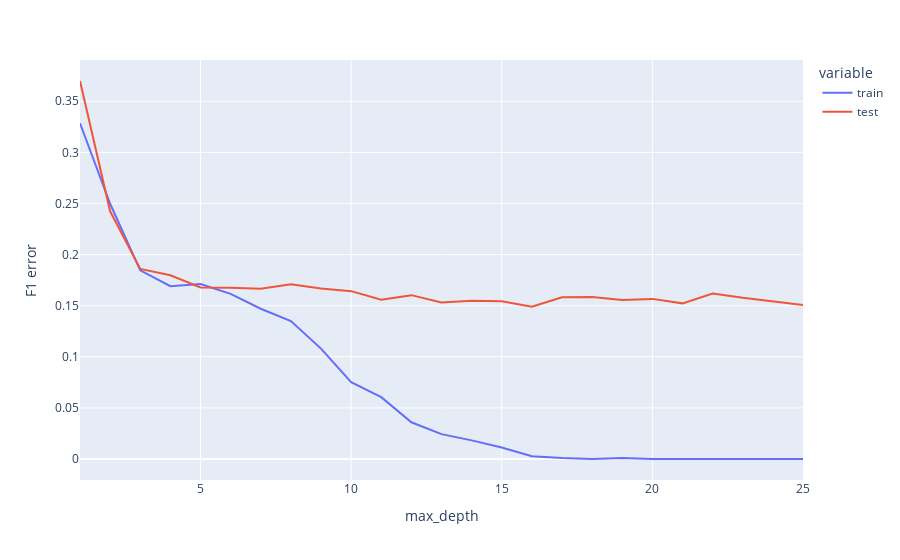

Notebook code cell kept with this figure:
### Code cell
pd.DataFrame({'train': temp_f1_tr, 'test': temp_f1_ts}, index=depth).plot().update_layout(
    xaxis_title='max_depth', yaxis_title='F1 error'
)

### Figure 1 — Plotly figure (JSON) as saved in the notebook; plotly's stock layout.template omitted (floating-point values rounded to 4 significant figures)
{"data": [{"hovertemplate": "variable=train<br>index=%{x}<br>value=%{y}<extra></extra>", "legendgroup": "train", "line": {"color": "#636efa", "dash": "solid"}, "marker": {"symbol": "circle"}, "mode": "lines", "name": "train", "orientation": "v", "showlegend": true, "type": "scatter", "x": [1, 2, 3, 4, 5, 6, 7, 8, 9, 10, 11, 12, 13, 14, 15, 16, 17, 18, 19, 20, 21, 22, 23, 24, 25], "xaxis": "x", "y": [0.3285, 0.2497, 0.1846, 0.1691, 0.1712, 0.1616, 0.147, 0.1349, 0.108, 0.07518, 0.06049, 0.03595, 0.02436, 0.01824, 0.01129, 0.002615, 0.0008719, 0, 0.0008775, 0, 0, 0, 0, 0, 0], "yaxis": "y"}, {"hovertemplate": "variable=test<br>index=%{x}<br>value=%{y}<extra></extra>", "legendgroup": "test", "line": {"color": "#EF553B", "dash": "solid"}, "marker": {"symbol": "circle"}, "mode": "lines", "name": "test", "orientation": "v", "showlegend": true, "type": "scatter", "x": [1, 2, 3, 4, 5, 6, 7, 8, 9, 10, 11, 12, 13, 14, 15, 16, 17, 18, 19, 20, 21, 22, 23, 24, 25], "xaxis": "x", "y": [0.3698, 0.2423, 0.186, 0.1798, 0.1679, 0.1676, 0.1665, 0.1709, 0.1668, 0.1642, 0.1559, 0.1603, 0.1532, 0.1548, 0.1544, 0.1489, 0.1583, 0.1585, 0.1557, 0.1567, 0.1523, 0.1619, 0.1577, 0.1538, 0.1506], "yaxis": "y"}], "layout": {"legend": {"title": {"text": "variable"}, "tracegroupgap": 0}, "margin": {"t": 60}, "xaxis": {"anchor": "y", "domain": [0, 1], "title": {"text": "max_depth"}}, "yaxis": {"anchor": "x", "domain": [0, 1], "title": {"text": "F1 error"}}}}
